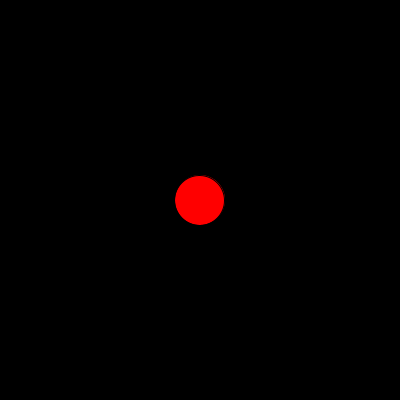
Frame 1 (no input)
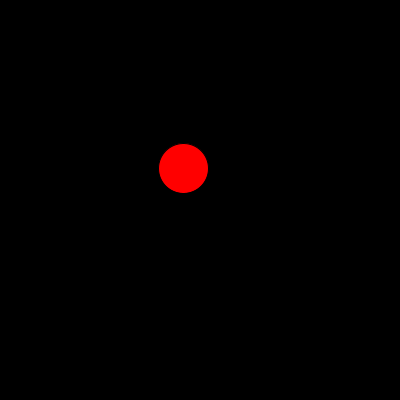
Frame 60 (the mouse pressed at the canvas centre just before this capture)
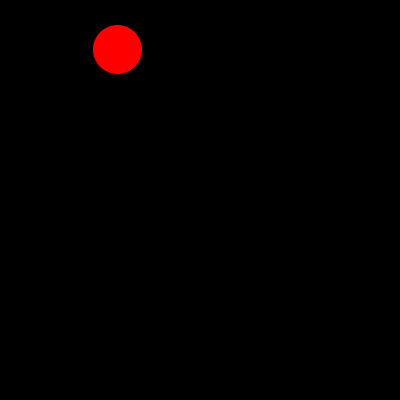
Frame 120 (the mouse held since frame 60 and released just before this capture)

The Processing sketch that drew these frames (run headless with seeded random() and noise(); from frame 60 on, the mouse is pressed at the canvas centre):

// Processing sketch: Exercise_2_1_Helium_Balloon
// ── Exercise_2_1_Helium_Balloon.pde
Mover mover;
float increment = .2;
PVector windOffset = new PVector(1.0, 0.0);
PVector rise = new PVector(0.0, -0.01);

void setup() {
  size(400, 400);
  mover = new Mover();
}

void draw() {
  background(0);    
  mover.applyForce(generateWind());
  mover.applyForce(rise);
  
  mover.update();
  mover.display();
}

PVector generateWind() {
  PVector wind = new PVector(
    map(noise(windOffset.x), 0, 1, -0.05, 0.05), 
    map(noise(windOffset.y), 0, 1, -0.05, 0.05) // favor upwards wind
  );
  windOffset.x += increment;
  windOffset.y += increment;
  return wind;
}

class Mover {
  PVector location = new PVector(width/2, height/2);
  PVector velocity = new PVector(0, 0);
  
  PVector acceleration = new PVector(0, 0);
  int size = 50;  
  
  Mover() {
    velocity.limit(3);
  }
  
  void applyForce(PVector force) {
    acceleration.add(force);
  }
  
  void checkEdges() {
    if (location.x - size/2<= 0) {
      location.x = size/2;
      velocity.x *= -1.0; 
    } else if (location.x + size/2 >= width) {
      location.x = width - size/2;
      velocity.x *= -1.0; 
    }
    
    if (location.y - size/2<= 0) {
       location.y = size/2;
       velocity.y *= -1.0; 
    } else if (location.y + size/2 >= height) {
      location.y = height - size/2;
      velocity.y *= -1.0;
    }
    
  }
  
  void display() {
    fill(255, 0, 0);    
    ellipse(location.x, location.y, size, size);
  }
  
  void update() {
    velocity.add(acceleration);
    checkEdges();
    location.add(velocity);        
    //println(acceleration, velocity, location);
    acceleration.mult(0);
 }
}
